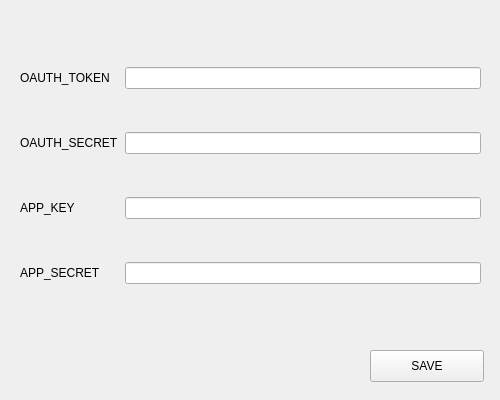
<?xml version="1.0" encoding="UTF-8"?>
<ui version="4.0">
 <class>Settings</class>
 <widget class="QWidget" name="Settings">
  <property name="windowModality">
   <enum>Qt::NonModal</enum>
  </property>
  <property name="geometry">
   <rect>
    <x>0</x>
    <y>0</y>
    <width>500</width>
    <height>400</height>
   </rect>
  </property>
  <property name="minimumSize">
   <size>
    <width>500</width>
    <height>400</height>
   </size>
  </property>
  <property name="maximumSize">
   <size>
    <width>500</width>
    <height>400</height>
   </size>
  </property>
  <property name="windowTitle">
   <string>Settings</string>
  </property>
  <widget class="QPushButton" name="pushButton">
   <property name="geometry">
    <rect>
     <x>370</x>
     <y>350</y>
     <width>114</width>
     <height>32</height>
    </rect>
   </property>
   <property name="text">
    <string>SAVE</string>
   </property>
  </widget>
  <widget class="QWidget" name="">
   <property name="geometry">
    <rect>
     <x>20</x>
     <y>30</y>
     <width>461</width>
     <height>291</height>
    </rect>
   </property>
   <layout class="QGridLayout" name="gridLayout">
    <item row="0" column="0">
     <widget class="QLabel" name="label1">
      <property name="text">
       <string>OAUTH_TOKEN</string>
      </property>
     </widget>
    </item>
    <item row="0" column="1">
     <widget class="QLineEdit" name="lineEdit1"/>
    </item>
    <item row="1" column="0">
     <widget class="QLabel" name="label2">
      <property name="text">
       <string>OAUTH_SECRET</string>
      </property>
     </widget>
    </item>
    <item row="1" column="1">
     <widget class="QLineEdit" name="lineEdit2"/>
    </item>
    <item row="2" column="0">
     <widget class="QLabel" name="label3">
      <property name="text">
       <string>APP_KEY</string>
      </property>
     </widget>
    </item>
    <item row="2" column="1">
     <widget class="QLineEdit" name="lineEdit3"/>
    </item>
    <item row="3" column="0">
     <widget class="QLabel" name="label4">
      <property name="text">
       <string>APP_SECRET</string>
      </property>
     </widget>
    </item>
    <item row="3" column="1">
     <widget class="QLineEdit" name="lineEdit4"/>
    </item>
   </layout>
  </widget>
 </widget>
 <resources/>
 <connections/>
</ui>
